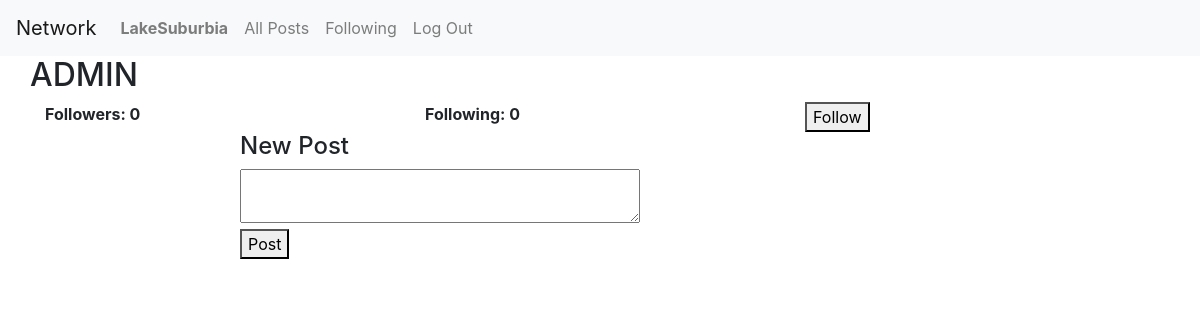
Page /user/1 (signed in) on the earlier database version.
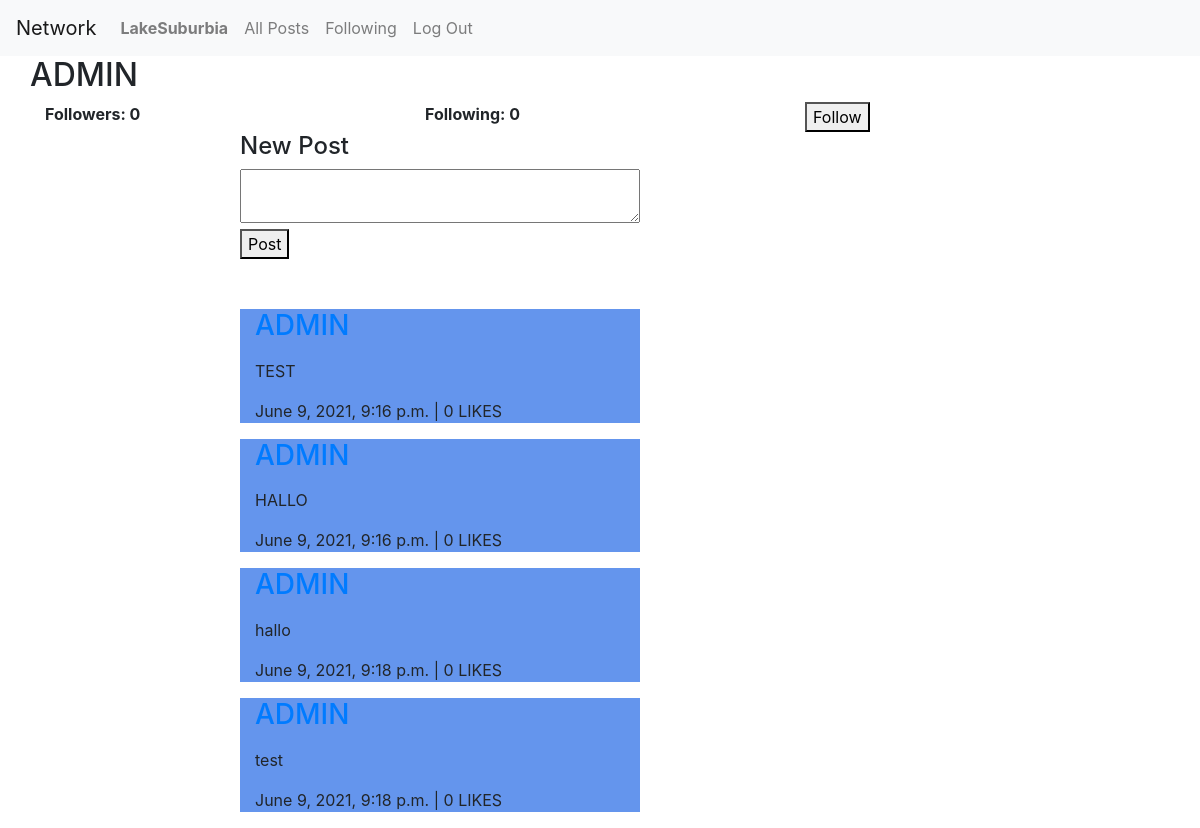
Same page on the later database version.
### network/models.py (models this page shows)
class User(AbstractUser):
    pass

class Post(models.Model):
    poster = models.ForeignKey('User', on_delete=models.CASCADE)
    body = models.TextField(max_length=140)
    timestamp = models.DateTimeField(auto_now_add=True)
    like = models.IntegerField(default=0)

### network/views.py (the view)
# urls.py: path("user/<int:userid>", views.userpage, name="user"),
def userpage(request, userid):
    user = User.objects.get(id = userid)
    posts = Post.objects.filter(poster = userid)
    followingcount = 0
    followercount = 0
    following = Follows.objects.filter(follower=userid)
    followingcount += following.count()
    followers = Follows.objects.filter(followee=userid)
    followercount += followers.count()
    follows = 0
    if followers.filter(follower = request.user).exists():
        follows = 1
    return render(request, "network/profile.html", {
        'username': user.username,
        'userid': userid,
        'followers': followercount,
        'following': followingcount,
        'posts': posts,
        'follows': follows
        })

### network/templates/network/profile.html (shortened to what this page needs)
{% extends "network/layout.html" %}
{% block body %}
    <div id="profile-view">
        <div class="container">
            <div id="username" class="row">
                <h2>{{username}}</h2>
            </div>
            {% if user.is_authenticated %}
            <div id="follow-view" class="row">
                <div id="followcount" class="col-sm"><b>Followers: {{followers}}</b></div>
                <div id="followercount" class="col-sm"><b>Following: {{following}}</b></div>
                {% if userid != user.id %}
                {% if follows == 1%}
                <form class="col-sm" action="{% url 'follow' userid %}"  method="post">
                    {% csrf_token %}
                    <button id="follow-button" class="button" type="submit" >Unfollow</div>
                </form>
                {% else %}
                <form class="col-sm" action="{% url 'follow' userid %}"  method="post">
                    <button id="follow-button" class="button" type="submit" >Follow</div>
                {% endif %}
                {% endif %}
            </div>
            {% endif %}
        </div>
    </div>
    {% if user.is_authenticated %}
        <div id="new-post">
            <h4>New Post</h4>
            <form action="{% url 'make_post' %}" method = "POST">
                <textarea maxlength="140" name = "body"  class="text-area"></textarea>
                <br/>
                <button type="submit">Post</button>
            </form>
        </div>
    {% endif %}
    <div id="user-posts">
        {% for post in posts%}
        <div class="col post">
            <a href="{% url 'user' post.poster.id%}"><h3>{{post.poster.username}}</h3></a>  {{post.body}} </p>
            <p class='timestamp'>{{post.timestamp}} | {{post.like}} LIKES</p>
        </div>
        {% endfor %}
    </div>
{% endblock %}

### network/templates/network/layout.html (shortened to what this page needs)
{% load static %}
<!DOCTYPE html>
<html lang="en">
    <head>
        <link rel="stylesheet" href="https://stackpath.bootstrapcdn.com/bootstrap/4.4.1/css/bootstrap.min.css">
        <link href="{% static 'network/styles.css' %}" rel="stylesheet">
    </head>
    <body>
        <nav class="navbar navbar-expand-lg navbar-light bg-light">
            <a id="network" class="navbar-brand" href="{% url 'index' %}">Network</a>
            <div>
              <ul class="navbar-nav mr-auto">
                {% if user.is_authenticated %}
                    <li class="nav-item">
                        <a id="profile"class="nav-link" href="{% url 'user' user.id %}"><strong>{{ user.username }}</strong></a>
                    </li>
                {% endif %}
                <li class="nav-item">
                  <a id="allposts" class="nav-link" href="{% url 'index' %}">All Posts</a>
                </li>
                {% if user.is_authenticated %}
                    <li class="nav-item">
                        <a id="following"class="nav-link" href="#">Following</a>
                    </li>
                    <li class="nav-item">
                        <a class="nav-link" href="{% url 'logout' %}">Log Out</a>
                    </li>
                {% endif %}
              </ul>
            </div>
          </nav>
        <div class="body">
            {% block body %}
            {% endblock %}
    </body>
</html>

### network/static/network/styles.css (style rules this page uses)
#new-post { margin-left: 20%; max-width: 800px; margin-bottom: 50px; }
.timestamp { text-emphasis: italic; text-decoration: grey; font-size: 8; }
.post { margin-left: 20%; max-width: 400px; background-color:cornflowerblue; }
.text-area { min-width: 400px; }

Differences in the rows shown:
added Post: poster.username "ADMIN", body "TEST", timestamp "June 9, 2021, 9:16 p.m.", like "0"
added Post: poster.username "ADMIN", body "HALLO", timestamp "June 9, 2021, 9:16 p.m.", like "0"
added Post: poster.username "ADMIN", body "hallo", timestamp "June 9, 2021, 9:18 p.m.", like "0"
added Post: poster.username "ADMIN", body "test", timestamp "June 9, 2021, 9:18 p.m.", like "0"
